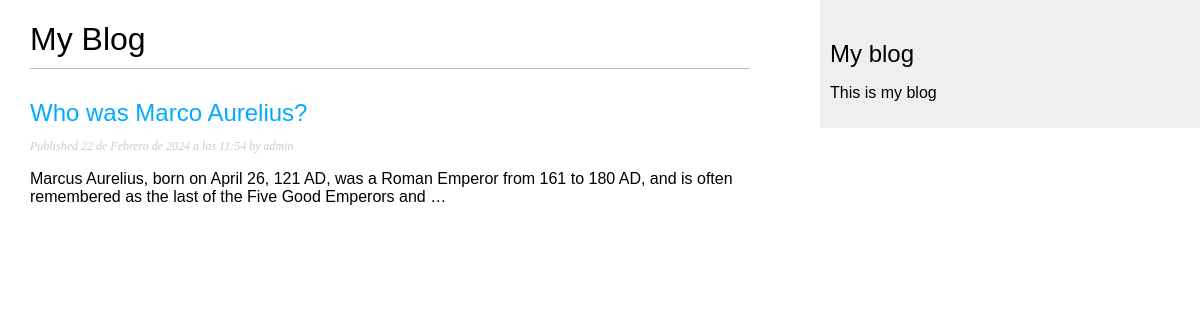
Screenshot of /blog/ with the database file from the repository.
### blog/models.py (models this page shows, shortened)
class Post(models.Model):
    class Status(models.TextChoices):
        DRAFT = 'DF', 'Draft'
        PUBLISHED = 'PB', 'Published'
    title = models.CharField(max_length=250)
    slug = models.SlugField(max_length=250)
    author = models.ForeignKey(User,
                               on_delete=models.CASCADE,
                               related_name='blog_posts')
    body = models.TextField()
    publish = models.DateTimeField(default=timezone.now)
    created = models.DateTimeField(auto_now_add=True)
    updated = models.DateTimeField(auto_now=True)
    status = models.CharField(max_length =2,
                              choices=Status.choices,
                              default=Status.DRAFT)
    objects = models.Manager() # The default manager.
    published = PublishedManager()
    class Meta:
        ordering = ['-publish']
        indexes = [
            models.Index(fields=['-publish']),
        ]

### blog/views.py (the view)
# urls.py: path('', views.post_list, name='post_list'),
def post_list(request):
    posts = Post.published.all()
    return render(request,
                  'blog/post/list.html',
                  {'posts': posts})

### blog/models.py (called while the page is built)
    def get_queryset(self):
        return super().get_queryset()\
                      .filter(status=Post.Status.PUBLISHED)

### blog/templates/blog/post/list.html (shortened to what this page needs)
{% extends "blog/base.html" %}
{% block content %}
 <h1>My Blog</h1>
 {% for post in posts %}
 <h2>
 <a href="{% url 'blog:post_detail' post.id %}">
 {{ post.title }}
 </a>
 </h2>
 <p class="date">
 Published {{ post.publish }} by {{ post.author }}
 </p>
 {{ post.body|truncatewords:30|linebreaks }}
 {% endfor %}
{% endblock %}

### blog/templates/blog/base.html (shortened to what this page needs)
{% load static %}
<!DOCTYPE html>
<html>
<head>
    <link rel="stylesheet" href="blog.css">
</head>
<body>
    <div id="content">
        {% block content %}
        {% endblock %}
    </div>
    <div id="sidebar">
        <h2>My blog</h2>
        <p>This is my blog</p>
    </div>
</body>
</html>

### blog/templates/blog/blog.css (style rules this page uses)
body { margin:0; padding:0; font-family:helvetica, sans-serif; }
a { color:#00abff; text-decoration:none; }
h1 { font-weight:normal; border-bottom:1px solid #bbb; padding:0 0 10px 0; }
h2 { font-weight:normal; margin:30px 0 0; }
#content { float:left; width:60%; padding:0 0 0 30px; }
#sidebar { float:right; width:30%; padding:10px; background:#efefef; height:100%; }
p.date { color:#ccc; font-family: georgia, serif; font-size: 12px; font-style: italic; }

### rows the page displays
Post: title "Who was Marco Aurelius?", publish "22 de Febrero de 2024 a las 11:54", author "admin", body "Marcus Aurelius, born on April 26, 121 AD, was a Roman Emperor from 161 to 180 AD, and is often remembered as the last of the Five Good Emperors and …"
